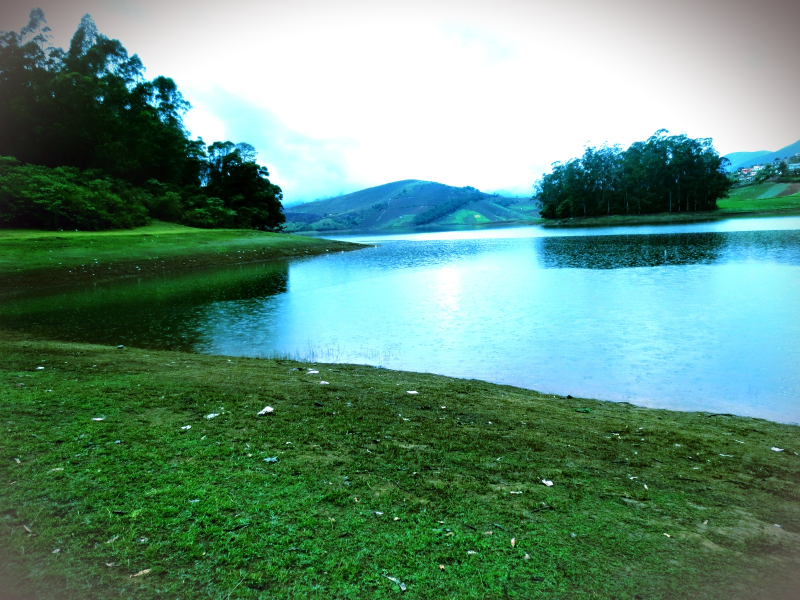
#> input picture photos/1.jpg, 1600 x 1200 px, given in place of the camera (shown at 1/2 size)
$ python opencv1.py
#> lines starting #> are read from the running program, lines starting #| are printed output that depends on the picture; after the words box and inside, x2 and y2 are one past the last pixel; in counts of white or black regions, pixels touching at a corner belong together
#> further down, frame is the input picture: shape (1200, 1600, 3); mean B, G, R 124.5, 143.2, 100.3
import cv2 as cv


def rescaleFrame(frame, scale=0.5):
#> called with scale = 0.5
    width = int(frame.shape[1] * scale)
#> width = 800
    height = int(frame.shape[0] * scale)
#> height = 600
    dim = (width, height)
#> dim = (800, 600)
    return cv.resize(frame, dim, interpolation=cv.INTER_AREA)  # INTER_CUBIC when enlarging
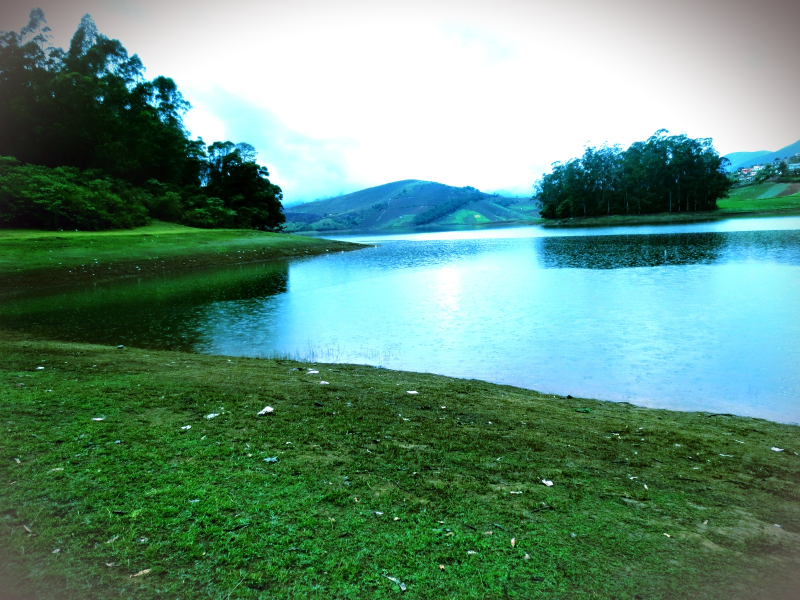
#> returned value: shape (600, 800, 3); mean of channels 0, 1, 2 124.6, 143.3, 100.4; drawn as B, G, R


# [8 lines of commented-out code are left out]
capture = cv.VideoCapture(0)  # 'videos/vid2.mp4'
while True:
    _, frame = capture.read()  # Take input
    frame_resized = rescaleFrame(frame)  # Resize
    grey = cv.cvtColor(frame_resized, cv.COLOR_BGR2GRAY)  # To Grey
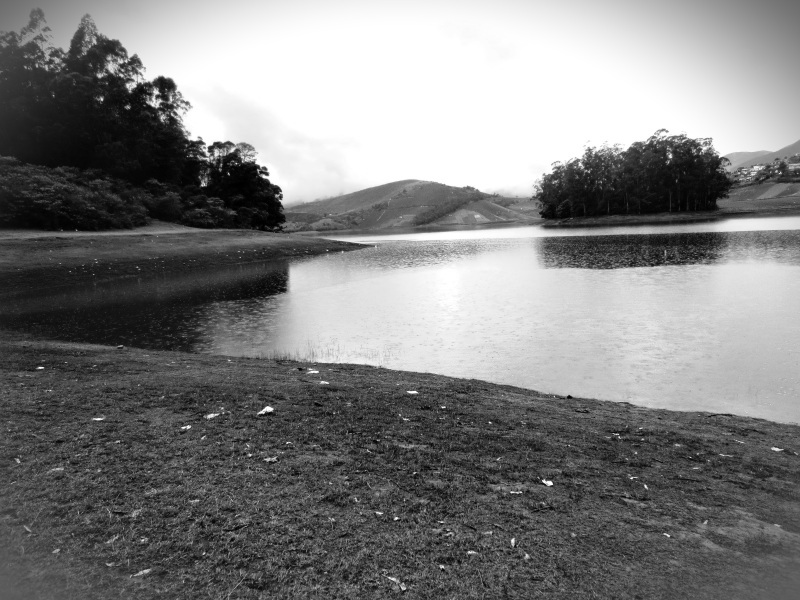
#> grey: shape (600, 800); min 0, max 255, mean 128.4
    blur = cv.GaussianBlur(frame_resized, (7, 7), cv.BORDER_DEFAULT)  # To Blur
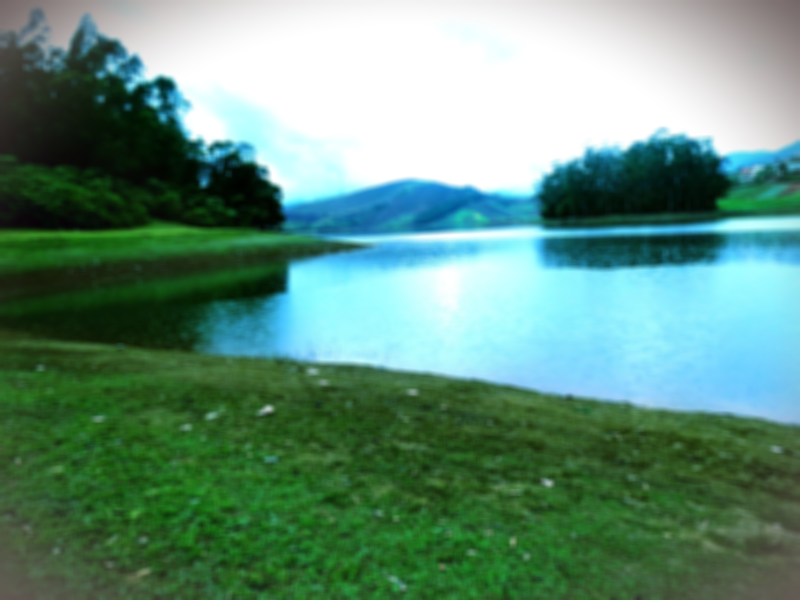
#> blur: shape (600, 800, 3); mean B, G, R 124.6, 143.3, 100.4
    edge = cv.Canny(blur, 125, 175)  # To detect edge
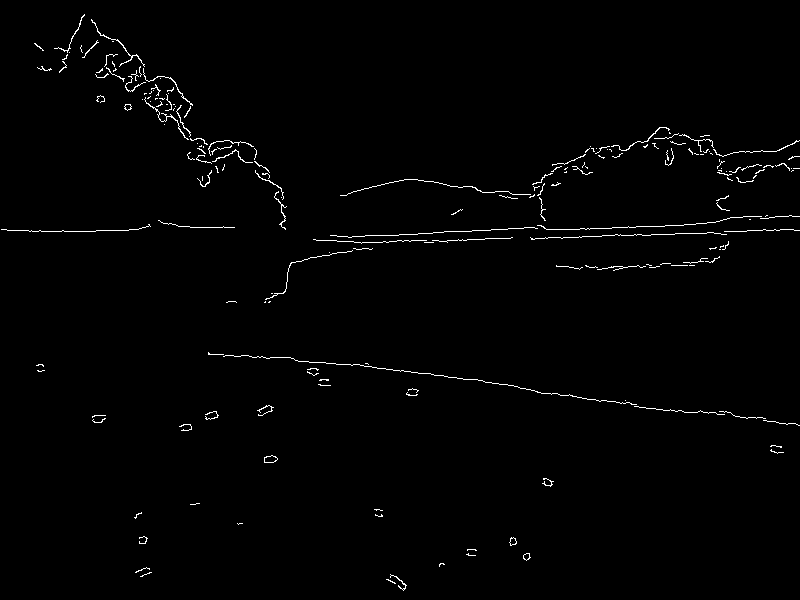
#> edge: shape (600, 800); 1.1% white in thin lines or dots
    dilation = cv.dilate(edge, (3, 3), iterations=3)  # To increase edge size
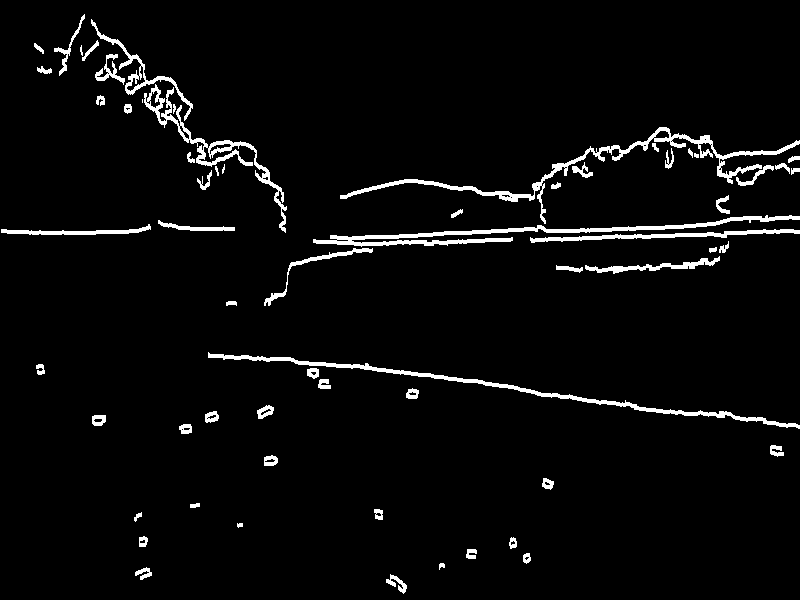
#> dilation: shape (600, 800); 3.7% white; 62 white regions (3 under 20 px), largest, box (x1, y1, x2, y2) and area: (340, 127, 800, 224) 2895, (313, 215, 800, 247) 2716, (208, 352, 800, 429) 2419
    eroded = cv.erode(dilation, (3, 3), iterations=3)  # To reduce edge size
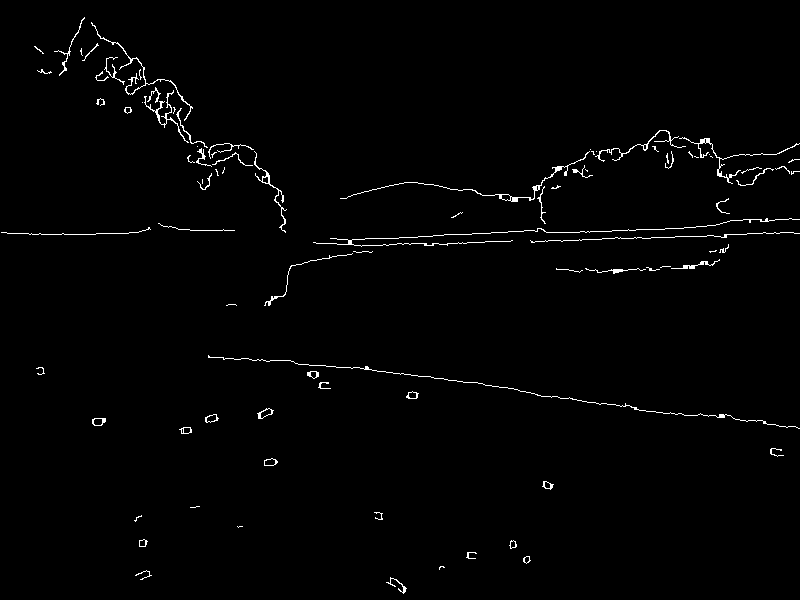
#> eroded: shape (600, 800); 1.3% white in thin lines or dots
    contours, hierarchies = cv.findContours(edge, cv.RETR_LIST, cv.CHAIN_APPROX_SIMPLE)
#> contours = 205 contours, 193 with area under 20; largest, box (x1, y1, x2, y2) and area: (264, 455, 278, 463) 71, (264, 455, 278, 463) 67, (509, 537, 517, 546) 38, (91, 19, 145, 67) 35, (523, 553, 531, 561) 34

    # Display
    cv.imshow('Resized', frame_resized)
    cv.imshow('Video', frame)
    cv.imshow('Grey', grey)
    cv.imshow('Blur', blur)
    cv.imshow('Edge', edge)
    cv.imshow('Dilate', dilation)
    cv.imshow('erode', eroded)

    if cv.waitKey(20) & 0xFF == ord('q'):
#> (key q is pressed here)
        break

capture.release()
cv.destroyAllWindows()
